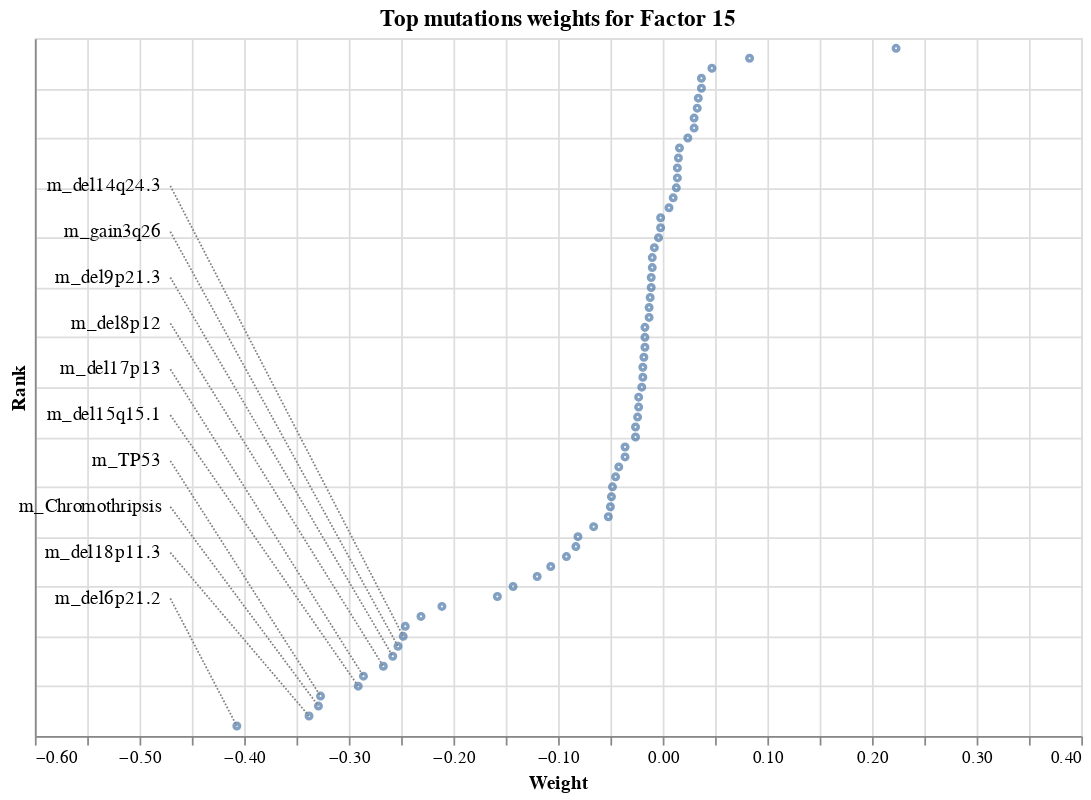

Notebook code for this chart:
### Markdown cell above
### Top weights per factor

### Code cell
plot_weights(model, "mutations", factor=1)

### Figure 1 — Vega specification as saved in the notebook (floating-point values rounded to 4 significant figures)
{"$schema": "https://vega.github.io/schema/vega/v5.json", "data": [{"name": "source_0", "values": [{"rank": 69, "weight": 0.223}, {"rank": 68, "weight": 0.083}, {"rank": 67, "weight": 0.047}, {"rank": 66, "weight": 0.037}, {"rank": 65, "weight": 0.037}, {"rank": 64, "weight": 0.034}, {"rank": 63, "weight": 0.033}, {"rank": 62, "weight": 0.03}, {"rank": 61, "weight": 0.03}, {"rank": 60, "weight": 0.024}, {"rank": 59, "weight": 0.016}, {"rank": 58, "weight": 0.015}, {"rank": 57, "weight": 0.014}, {"rank": 56, "weight": 0.014}, {"rank": 55, "weight": 0.013}, {"rank": 54, "weight": 0.01}, {"rank": 53, "weight": 0.006}, {"rank": 52, "weight": -0.002}, {"rank": 51, "weight": -0.002}, {"rank": 50, "weight": -0.004}, {"rank": 49, "weight": -0.008}, {"rank": 48, "weight": -0.01}, {"rank": 47, "weight": -0.01}, {"rank": 46, "weight": -0.011}, {"rank": 45, "weight": -0.011}, {"rank": 44, "weight": -0.012}, {"rank": 43, "weight": -0.013}, {"rank": 42, "weight": -0.013}, {"rank": 41, "weight": -0.017}, {"rank": 40, "weight": -0.017}, {"rank": 39, "weight": -0.017}, {"rank": 38, "weight": -0.018}, {"rank": 37, "weight": -0.019}, {"rank": 36, "weight": -0.019}, {"rank": 35, "weight": -0.02}, {"rank": 34, "weight": -0.023}, {"rank": 33, "weight": -0.023}, {"rank": 32, "weight": -0.024}, {"rank": 31, "weight": -0.026}, {"rank": 30, "weight": -0.026}, {"rank": 29, "weight": -0.036}, {"rank": 28, "weight": -0.036}, {"rank": 27, "weight": -0.042}, {"rank": 26, "weight": -0.045}, {"rank": 25, "weight": -0.048}, {"rank": 24, "weight": -0.049}, {"rank": 23, "weight": -0.05}, {"rank": 22, "weight": -0.052}, {"rank": 21, "weight": -0.066}, {"rank": 20, "weight": -0.081}, {"rank": 19, "weight": -0.083}, {"rank": 18, "weight": -0.092}, {"rank": 17, "weight": -0.107}, {"rank": 16, "weight": -0.12}, {"rank": 15, "weight": -0.143}, {"rank": 14, "weight": -0.158}, {"rank": 13, "weight": -0.211}, {"rank": 12, "weight": -0.231}, {"rank": 11, "weight": -0.246}, {"rank": 10, "weight": -0.248}, {"rank": 9, "weight": -0.253}, {"rank": 8, "weight": -0.258}, {"rank": 7, "weight": -0.267}, {"rank": 6, "weight": -0.286}, {"rank": 5, "weight": -0.291}, {"rank": 4, "weight": -0.327}, {"rank": 3, "weight": -0.329}, {"rank": 2, "weight": -0.338}, {"rank": 1, "weight": -0.407}]}, {"name": "source_1", "values": []}, {"name": "source_2", "values": [{"feature": "m_del6p21.2", "label_x": -0.4705, "label_y": 13.8}, {"feature": "m_del18p11.3", "label_x": -0.4705, "label_y": 18.4}, {"feature": "m_Chromothripsis", "label_x": -0.4705, "label_y": 23.0}, {"feature": "m_TP53", "label_x": -0.4705, "label_y": 27.6}, {"feature": "m_del15q15.1", "label_x": -0.4705, "label_y": 32.2}, {"feature": "m_del17p13", "label_x": -0.4705, "label_y": 36.8}, {"feature": "m_del8p12", "label_x": -0.4705, "label_y": 41.4}, {"feature": "m_del9p21.3", "label_x": -0.4705, "label_y": 46.0}, {"feature": "m_gain3q26", "label_x": -0.4705, "label_y": 50.6}, {"feature": "m_del14q24.3", "label_x": -0.4705, "label_y": 55.2}]}, {"name": "source_3", "values": []}, {"name": "source_4", "values": [{"label_x": -0.4705, "label_y": 13.8, "rank": 1, "weight": -0.407}, {"label_x": -0.4705, "label_y": 18.4, "rank": 2, "weight": -0.338}, {"label_x": -0.4705, "label_y": 23.0, "rank": 3, "weight": -0.329}, {"label_x": -0.4705, "label_y": 27.6, "rank": 4, "weight": -0.327}, {"label_x": -0.4705, "label_y": 32.2, "rank": 5, "weight": -0.291}, {"label_x": -0.4705, "label_y": 36.8, "rank": 6, "weight": -0.286}, {"label_x": -0.4705, "label_y": 41.4, "rank": 7, "weight": -0.267}, {"label_x": -0.4705, "label_y": 46.0, "rank": 8, "weight": -0.258}, {"label_x": -0.4705, "label_y": 50.6, "rank": 9, "weight": -0.253}, {"label_x": -0.4705, "label_y": 55.2, "rank": 10, "weight": -0.248}]}], "marks": [{"type": "symbol", "name": "layer_0_marks", "from": {"data": "source_0"}, "encode": {"update": {"y": {"field": "rank", "scale": "y"}, "stroke": {"value": "#4c78a8"}, "opacity": {"value": 0.7}, "x": {"field": "weight", "scale": "x"}, "fill": {"value": "transparent"}, "size": {"value": 10}}}, "style": ["point"]}, {"type": "text", "name": "layer_1_marks", "from": {"data": "source_1"}, "encode": {"update": {"y": {"field": "label_y", "scale": "y"}, "align": {"value": "left"}, "fill": {"value": "black"}, "x": {"field": "label_x", "scale": "x"}, "baseline": {"value": "middle"}, "dx": {"value": 5}, "text": {"signal": "isValid(datum[\"feature\"]) ? datum[\"feature\"] : \"\"+datum[\"feature\"]"}}}, "style": ["text"]}, {"type": "text", "name": "layer_2_marks", "from": {"data": "source_2"}, "encode": {"update": {"align": {"value": "right"}, "x": {"field": "label_x", "scale": "x"}, "y": {"field": "label_y", "scale": "y"}, "baseline": {"value": "middle"}, "text": {"signal": "isValid(datum[\"feature\"]) ? datum[\"feature\"] : \"\"+datum[\"feature\"]"}, "fill": {"value": "black"}, "dx": {"value": -5}}}, "style": ["text"]}, {"type": "rule", "name": "layer_3_marks", "from": {"data": "source_3"}, "encode": {"update": {"stroke": {"value": "gray"}, "strokeDash": {"value": [1, 1]}, "x": {"field": "label_x", "scale": "x"}, "x2": {"field": "weight", "scale": "x"}, "y2": {"field": "rank", "scale": "y"}, "y": {"field": "label_y", "scale": "y"}}}, "style": ["rule"]}, {"type": "rule", "name": "layer_4_marks", "from": {"data": "source_4"}, "encode": {"update": {"x2": {"field": "weight", "scale": "x"}, "y2": {"field": "rank", "scale": "y"}, "strokeDash": {"value": [1, 1]}, "stroke": {"value": "gray"}, "x": {"field": "label_x", "scale": "x"}, "y": {"field": "label_y", "scale": "y"}}}, "style": ["rule"]}], "scales": [{"name": "x", "type": "linear", "domain": [-0.5652, 0.3809], "range": [0, {"signal": "width"}], "zero": true, "nice": true}, {"name": "y", "type": "linear", "domain": {"fields": [{"data": "source_0", "field": "rank"}, {"data": "source_1", "field": "label_y"}, {"data": "source_2", "field": "label_y"}, {"data": "source_3", "field": "label_y"}, {"data": "source_3", "field": "rank"}, {"data": "source_4", "field": "label_y"}, {"data": "source_4", "field": "rank"}]}, "range": [{"signal": "height"}, 0], "nice": true, "zero": true}], "axes": [{"scale": "x", "grid": true, "orient": "bottom", "aria": false, "minExtent": 0, "domain": false, "zindex": 0, "gridScale": "y", "tickCount": {"signal": "ceil(width/40)"}, "maxExtent": 0, "labels": false, "ticks": false}, {"scale": "y", "labels": false, "grid": true, "tickCount": {"signal": "ceil(height/40)"}, "maxExtent": 0, "gridScale": "x", "minExtent": 0, "domain": false, "orient": "left", "ticks": false, "zindex": 0, "aria": false}, {"scale": "x", "tickCount": {"signal": "ceil(width/40)"}, "labelFlush": true, "labelOverlap": true, "zindex": 0, "grid": false, "orient": "bottom", "title": "Weight"}, {"scale": "y", "ticks": false, "title": "Rank", "labels": false, "zindex": 0, "tickCount": {"signal": "ceil(height/40)"}, "orient": "left", "grid": false, "labelOverlap": true}], "title": {"text": "Top mutations weights for Factor 15", "frame": "group"}, "height": 400, "style": "cell", "padding": 5, "background": "white", "width": 600}
